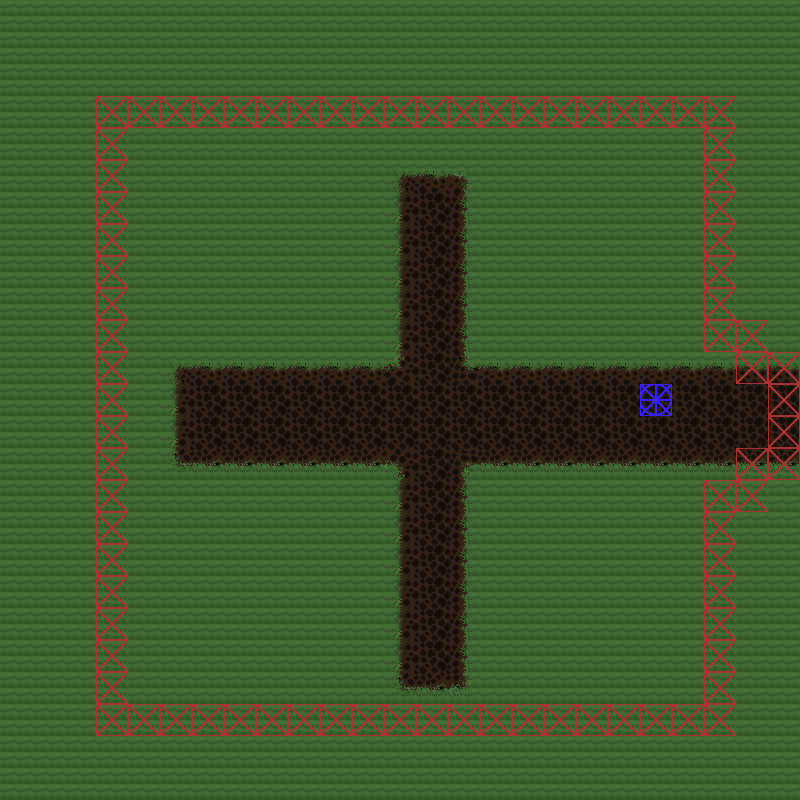

Tiled map render using the project's own tile images. Description and the whole map definition, tile-layer contents included, below:
An orthogonal 25x25 tile map with 32x32 px tiles, 3 tile layers (Ground, Spawnpoint, Barrier), 3 tilesets and 2 objects (PlayerSpawn, Exitpoint).

<map version="1.10" tiledversion="1.10.2" orientation="orthogonal" renderorder="right-down" width="25" height="25" tilewidth="32" tileheight="32" infinite="0" nextlayerid="7" nextobjectid="7">
 <tileset firstgid="1" source="../../Sprites/Ground Tiles/Cobble road grass tileset.tsx" />
 <tileset firstgid="19" source="../../Sprites/DEV resources/Barrier.tsx" />
 <tileset firstgid="20" source="../../Sprites/DEV resources/Player Spawn.tsx" />
 <layer id="1" name="Ground" width="25" height="25">
  <data encoding="csv">
11,11,11,11,11,11,11,11,11,11,11,11,11,11,11,11,11,11,11,11,11,11,11,11,11,
11,11,11,11,11,11,11,11,11,11,11,11,11,11,11,11,11,11,11,11,11,11,11,11,11,
11,11,11,11,11,11,11,11,11,11,11,11,11,11,11,11,11,11,11,11,11,11,11,11,11,
11,11,11,11,11,11,11,11,11,11,11,11,11,11,11,11,11,11,11,11,11,11,11,11,11,
11,11,11,11,11,11,11,11,11,11,11,11,11,11,11,11,11,11,11,11,11,11,11,11,11,
11,11,11,11,11,11,11,11,11,11,11,11,1,2,3,11,11,11,11,11,11,11,11,11,11,
11,11,11,11,11,11,11,11,11,11,11,11,7,8,9,11,11,11,11,11,11,11,11,11,11,
11,11,11,11,11,11,11,11,11,11,11,11,7,8,9,11,11,11,11,11,11,11,11,11,11,
11,11,11,11,11,11,11,11,11,11,11,11,7,8,9,11,11,11,11,11,11,11,11,11,11,
11,11,11,11,11,11,11,11,11,11,11,11,7,8,9,11,11,11,11,11,11,11,11,11,11,
11,11,11,11,11,11,11,11,11,11,11,11,7,8,9,11,11,11,11,11,11,11,11,11,11,
11,11,11,11,11,1,2,2,2,2,2,2,18,8,16,2,2,2,2,2,2,2,2,2,2,
11,11,11,11,11,12,8,8,8,8,8,8,8,8,8,8,8,8,8,8,8,8,8,8,8,
11,11,11,11,11,12,8,8,8,8,8,8,8,8,8,8,8,8,8,8,8,8,8,8,8,
11,11,11,11,11,13,14,14,14,14,14,14,6,8,4,14,14,14,14,14,14,14,14,14,14,
11,11,11,11,11,11,11,11,11,11,11,11,7,8,9,11,11,11,11,11,11,11,11,11,11,
11,11,11,11,11,11,11,11,11,11,11,11,7,8,9,11,11,11,11,11,11,11,11,11,11,
11,11,11,11,11,11,11,11,11,11,11,11,7,8,9,11,11,11,11,11,11,11,11,11,11,
11,11,11,11,11,11,11,11,11,11,11,11,7,8,9,11,11,11,11,11,11,11,11,11,11,
11,11,11,11,11,11,11,11,11,11,11,11,7,8,9,11,11,11,11,11,11,11,11,11,11,
11,11,11,11,11,11,11,11,11,11,11,11,7,8,9,11,11,11,11,11,11,11,11,11,11,
11,11,11,11,11,11,11,11,11,11,11,11,13,14,15,11,11,11,11,11,11,11,11,11,11,
11,11,11,11,11,11,11,11,11,11,11,11,11,11,11,11,11,11,11,11,11,11,11,11,11,
11,11,11,11,11,11,11,11,11,11,11,11,11,11,11,11,11,11,11,11,11,11,11,11,11,
11,11,11,11,11,11,11,11,11,11,11,11,11,11,11,11,11,11,11,11,11,11,11,11,11
</data>
 </layer>
 <group id="4" name="Spawnpoints" locked="1">
  <objectgroup id="6" name="Spawnpoint">
   <object id="3" name="West" type="PlayerSpawn" x="640" y="384">
    <point />
   </object>
  </objectgroup>
  <layer id="5" name="Spawnpoint" width="25" height="25">
   <data encoding="csv">
0,0,0,0,0,0,0,0,0,0,0,0,0,0,0,0,0,0,0,0,0,0,0,0,0,
0,0,0,0,0,0,0,0,0,0,0,0,0,0,0,0,0,0,0,0,0,0,0,0,0,
0,0,0,0,0,0,0,0,0,0,0,0,0,0,0,0,0,0,0,0,0,0,0,0,0,
0,0,0,0,0,0,0,0,0,0,0,0,0,0,0,0,0,0,0,0,0,0,0,0,0,
0,0,0,0,0,0,0,0,0,0,0,0,0,0,0,0,0,0,0,0,0,0,0,0,0,
0,0,0,0,0,0,0,0,0,0,0,0,0,0,0,0,0,0,0,0,0,0,0,0,0,
0,0,0,0,0,0,0,0,0,0,0,0,0,0,0,0,0,0,0,0,0,0,0,0,0,
0,0,0,0,0,0,0,0,0,0,0,0,0,0,0,0,0,0,0,0,0,0,0,0,0,
0,0,0,0,0,0,0,0,0,0,0,0,0,0,0,0,0,0,0,0,0,0,0,0,0,
0,0,0,0,0,0,0,0,0,0,0,0,0,0,0,0,0,0,0,0,0,0,0,0,0,
0,0,0,0,0,0,0,0,0,0,0,0,0,0,0,0,0,0,0,0,0,0,0,0,0,
0,0,0,0,0,0,0,0,0,0,0,0,0,0,0,0,0,0,0,0,0,0,0,0,0,
0,0,0,0,0,0,0,0,0,0,0,0,0,0,0,0,0,0,0,0,20,0,0,0,0,
0,0,0,0,0,0,0,0,0,0,0,0,0,0,0,0,0,0,0,0,0,0,0,0,0,
0,0,0,0,0,0,0,0,0,0,0,0,0,0,0,0,0,0,0,0,0,0,0,0,0,
0,0,0,0,0,0,0,0,0,0,0,0,0,0,0,0,0,0,0,0,0,0,0,0,0,
0,0,0,0,0,0,0,0,0,0,0,0,0,0,0,0,0,0,0,0,0,0,0,0,0,
0,0,0,0,0,0,0,0,0,0,0,0,0,0,0,0,0,0,0,0,0,0,0,0,0,
0,0,0,0,0,0,0,0,0,0,0,0,0,0,0,0,0,0,0,0,0,0,0,0,0,
0,0,0,0,0,0,0,0,0,0,0,0,0,0,0,0,0,0,0,0,0,0,0,0,0,
0,0,0,0,0,0,0,0,0,0,0,0,0,0,0,0,0,0,0,0,0,0,0,0,0,
0,0,0,0,0,0,0,0,0,0,0,0,0,0,0,0,0,0,0,0,0,0,0,0,0,
0,0,0,0,0,0,0,0,0,0,0,0,0,0,0,0,0,0,0,0,0,0,0,0,0,
0,0,0,0,0,0,0,0,0,0,0,0,0,0,0,0,0,0,0,0,0,0,0,0,0,
0,0,0,0,0,0,0,0,0,0,0,0,0,0,0,0,0,0,0,0,0,0,0,0,0
</data>
  </layer>
 </group>
 <objectgroup id="2" name="Exitpoint">
  <object id="2" name="TestWest" type="Exitpoint" x="704" y="352" width="64" height="128" />
 </objectgroup>
 <layer id="3" name="Barrier" width="25" height="25">
  <data encoding="csv">
0,0,0,0,0,0,0,0,0,0,0,0,0,0,0,0,0,0,0,0,0,0,0,0,0,
0,0,0,0,0,0,0,0,0,0,0,0,0,0,0,0,0,0,0,0,0,0,0,0,0,
0,0,0,0,0,0,0,0,0,0,0,0,0,0,0,0,0,0,0,0,0,0,0,0,0,
0,0,0,19,19,19,19,19,19,19,19,19,19,19,19,19,19,19,19,19,19,19,19,0,0,
0,0,0,19,0,0,0,0,0,0,0,0,0,0,0,0,0,0,0,0,0,0,19,0,0,
0,0,0,19,0,0,0,0,0,0,0,0,0,0,0,0,0,0,0,0,0,0,19,0,0,
0,0,0,19,0,0,0,0,0,0,0,0,0,0,0,0,0,0,0,0,0,0,19,0,0,
0,0,0,19,0,0,0,0,0,0,0,0,0,0,0,0,0,0,0,0,0,0,19,0,0,
0,0,0,19,0,0,0,0,0,0,0,0,0,0,0,0,0,0,0,0,0,0,19,0,0,
0,0,0,19,0,0,0,0,0,0,0,0,0,0,0,0,0,0,0,0,0,0,19,0,0,
0,0,0,19,0,0,0,0,0,0,0,0,0,0,0,0,0,0,0,0,0,0,19,19,0,
0,0,0,19,0,0,0,0,0,0,0,0,0,0,0,0,0,0,0,0,0,0,0,19,19,
0,0,0,19,0,0,0,0,0,0,0,0,0,0,0,0,0,0,0,0,0,0,0,0,19,
0,0,0,19,0,0,0,0,0,0,0,0,0,0,0,0,0,0,0,0,0,0,0,0,19,
0,0,0,19,0,0,0,0,0,0,0,0,0,0,0,0,0,0,0,0,0,0,0,19,19,
0,0,0,19,0,0,0,0,0,0,0,0,0,0,0,0,0,0,0,0,0,0,19,19,0,
0,0,0,19,0,0,0,0,0,0,0,0,0,0,0,0,0,0,0,0,0,0,19,0,0,
0,0,0,19,0,0,0,0,0,0,0,0,0,0,0,0,0,0,0,0,0,0,19,0,0,
0,0,0,19,0,0,0,0,0,0,0,0,0,0,0,0,0,0,0,0,0,0,19,0,0,
0,0,0,19,0,0,0,0,0,0,0,0,0,0,0,0,0,0,0,0,0,0,19,0,0,
0,0,0,19,0,0,0,0,0,0,0,0,0,0,0,0,0,0,0,0,0,0,19,0,0,
0,0,0,19,0,0,0,0,0,0,0,0,0,0,0,0,0,0,0,0,0,0,19,0,0,
0,0,0,19,19,19,19,19,19,19,19,19,19,19,19,19,19,19,19,19,19,19,19,0,0,
0,0,0,0,0,0,0,0,0,0,0,0,0,0,0,0,0,0,0,0,0,0,0,0,0,
0,0,0,0,0,0,0,0,0,0,0,0,0,0,0,0,0,0,0,0,0,0,0,0,0
</data>
 </layer>
</map>